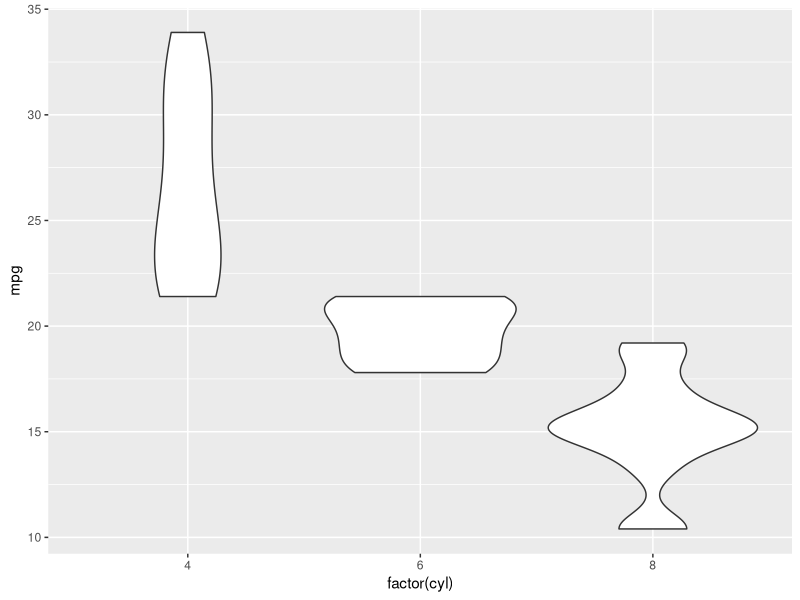
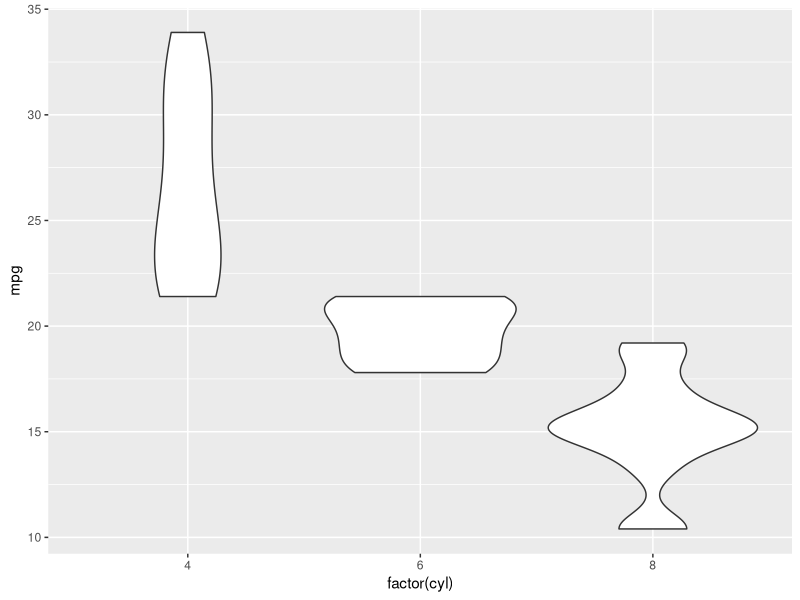

The R script that drew these images, in order:
library(dplyr,warn.conflicts=FALSE);
library(ggplot2,warn.conflicts=FALSE);
options(width=2000);

cars2<-select(mtcars,cyl,mpg);
print(cars2);

ggplot(cars2,aes(factor(cyl),mpg))+geom_violin();
ggsave("graph3.png");